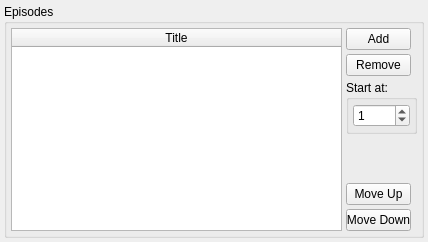
<?xml version="1.0" encoding="UTF-8"?>
<ui version="4.0">
 <class>Form</class>
 <widget class="QWidget" name="Form">
  <property name="geometry">
   <rect>
    <x>0</x>
    <y>0</y>
    <width>428</width>
    <height>242</height>
   </rect>
  </property>
  <property name="windowTitle">
   <string>Edit Season</string>
  </property>
  <layout class="QVBoxLayout" name="verticalLayout_2">
   <property name="spacing">
    <number>4</number>
   </property>
   <property name="margin">
    <number>4</number>
   </property>
   <item>
    <widget class="QGroupBox" name="episode_group_box">
     <property name="title">
      <string>Episodes</string>
     </property>
     <layout class="QHBoxLayout" name="horizontalLayout_2">
      <property name="spacing">
       <number>4</number>
      </property>
      <property name="margin">
       <number>4</number>
      </property>
      <item>
       <widget class="QTableWidget" name="episode_table">
        <property name="selectionMode">
         <enum>QAbstractItemView::SingleSelection</enum>
        </property>
        <property name="selectionBehavior">
         <enum>QAbstractItemView::SelectRows</enum>
        </property>
        <attribute name="horizontalHeaderHighlightSections">
         <bool>false</bool>
        </attribute>
        <attribute name="horizontalHeaderStretchLastSection">
         <bool>true</bool>
        </attribute>
        <attribute name="verticalHeaderHighlightSections">
         <bool>true</bool>
        </attribute>
        <column>
         <property name="text">
          <string>Title</string>
         </property>
        </column>
       </widget>
      </item>
      <item>
       <layout class="QVBoxLayout" name="verticalLayout">
        <property name="spacing">
         <number>4</number>
        </property>
        <item>
         <widget class="QPushButton" name="add_button">
          <property name="minimumSize">
           <size>
            <width>65</width>
            <height>0</height>
           </size>
          </property>
          <property name="maximumSize">
           <size>
            <width>65</width>
            <height>16777215</height>
           </size>
          </property>
          <property name="text">
           <string>Add</string>
          </property>
         </widget>
        </item>
        <item>
         <widget class="QPushButton" name="remove_button">
          <property name="minimumSize">
           <size>
            <width>65</width>
            <height>0</height>
           </size>
          </property>
          <property name="maximumSize">
           <size>
            <width>65</width>
            <height>16777215</height>
           </size>
          </property>
          <property name="text">
           <string>Remove</string>
          </property>
         </widget>
        </item>
        <item>
         <widget class="QGroupBox" name="groupBox_2">
          <property name="title">
           <string>Start at:</string>
          </property>
          <layout class="QVBoxLayout" name="verticalLayout_3">
           <property name="spacing">
            <number>4</number>
           </property>
           <property name="margin">
            <number>4</number>
           </property>
           <item>
            <widget class="QSpinBox" name="index_spin_box">
             <property name="maximum">
              <number>10</number>
             </property>
             <property name="value">
              <number>1</number>
             </property>
            </widget>
           </item>
          </layout>
         </widget>
        </item>
        <item>
         <spacer name="verticalSpacer">
          <property name="orientation">
           <enum>Qt::Vertical</enum>
          </property>
          <property name="sizeHint" stdset="0">
           <size>
            <width>20</width>
            <height>40</height>
           </size>
          </property>
         </spacer>
        </item>
        <item>
         <widget class="QPushButton" name="up_button">
          <property name="minimumSize">
           <size>
            <width>65</width>
            <height>0</height>
           </size>
          </property>
          <property name="maximumSize">
           <size>
            <width>65</width>
            <height>16777215</height>
           </size>
          </property>
          <property name="text">
           <string>Move Up</string>
          </property>
         </widget>
        </item>
        <item>
         <widget class="QPushButton" name="down_button">
          <property name="minimumSize">
           <size>
            <width>65</width>
            <height>0</height>
           </size>
          </property>
          <property name="maximumSize">
           <size>
            <width>65</width>
            <height>16777215</height>
           </size>
          </property>
          <property name="text">
           <string>Move Down</string>
          </property>
         </widget>
        </item>
       </layout>
      </item>
     </layout>
    </widget>
   </item>
  </layout>
 </widget>
 <resources/>
 <connections/>
</ui>
